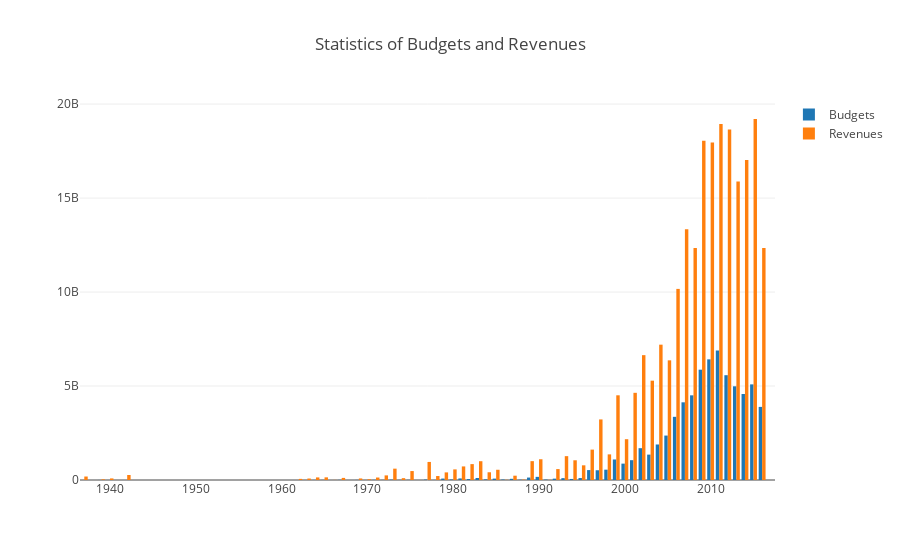

The cell this chart's notebook holds for it:
### Markdown cell above
По аналогиие с предыдущим примером визуализируем динамику стоимости `budget` и зароботка `revenue` фильмов по годам.
Только в текущем случаем воспользуемся типом графика `bar`, который отображает сравнение одной или нескольких метрик по категориям без определенного порядка.

### Code cell
trace0 = go.Bar(
    x=years_df.index,
    y=years_df.Budgets,
    name='Budgets',
    orientation = 'v'
)

trace1 = go.Bar(
    x=years_df.index,
    y=years_df.Revenues,
    name='Revenues',
    orientation = 'v'
)

data = [trace0, trace1]
layout = {'title': 'Statistics of Budgets and Revenues'}

fig = go.Figure(data=data, layout=layout)

iplot(fig, show_link=False)
